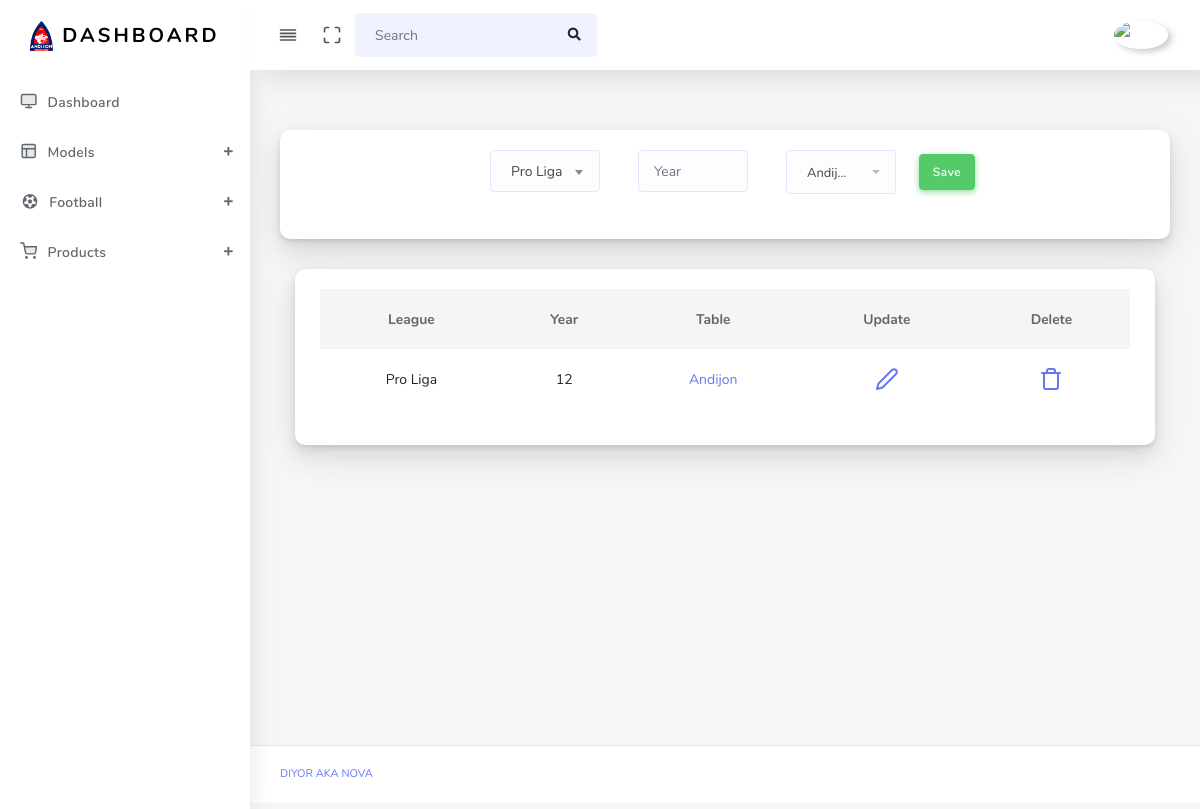
The app's page /table/ (signed in) with its own data.
### main/models.py (models this page shows)
class Statics(models.Model):
    club = models.ForeignKey(Club, on_delete=models.SET_NULL, null=True, blank=True)
    game = models.IntegerField(default=0)
    win = models.IntegerField(default=0)
    draw = models.IntegerField(default=0)
    lose = models.IntegerField(default=0)
    score = models.IntegerField(default=0)
    conceded = models.IntegerField(default=0)
    point = models.IntegerField(default=0)

class Club(models.Model):
    name = models.CharField(max_length=210)
    logo = models.ImageField(upload_to='club/')
    league = models.ForeignKey(League, on_delete=models.SET_NULL, null=True, blank=True)

class Table(models.Model):
    league = models.ForeignKey(League, on_delete=models.CASCADE)
    year = models.PositiveIntegerField()
    statics = models.ManyToManyField(Statics)

class League(models.Model):
    name = models.CharField(max_length=210)
    logo = models.ImageField(upload_to='league/')

### main/views.py (the view, shortened to what this page needs)
# urls.py: path('table/', table_view, name='table'),
@login_required(login_url='login')
def table_view(request):
    context = {
        'table': Table.objects.all(),
        'statics': Statics.objects.all(),
        'league': League.objects.all()
    }
    return render(request, 'table.html', context)

### templates/table.html (shortened to what this page needs)
{% extends 'base.html' %}
{% block content %}
<main class="main-content">
    <div class="section-body">
        <div class="row">
            <div class="col-lg-12">
                <div class="card">
                    <div class="card-body">
                        <form action="{% url 'table' %}" method="post" style="display:flex; justify-content: center;" enctype="multipart/form-data">
                            <div class="form-group col-2 mr-2">
                            </div>
                            <div class="form-group col-2 mr-2">
                                <input type="text" name="year" placeholder="Year" class="form-control" required>
                            </div>
                            <div class="form-group col-2 mr-2">
                                <select class="form-control selectric" name="statics" multiple="">
                                    {% for i in statics %}
                                        <option value="{{ i.id }}">{{ i.club.name }}</option>
                                    {% endfor %}
                                </select>
                            </div>
                            <div class="form-group mt-1">
                                <button class="btn btn-success">Save</button>
                            </div>
                        </form>
                    </div>
                </div>
            </div>
        </div>
    </div>
    <div class="col-12 col-md-12 col-lg-12">
        <div class="card">
            <div class="card-body">
                <table class="table table-hover" style="text-align: center">
                    <thead>
                        <tr>
                            <th scope="col">League</th>
                            <th scope="col">Year</th>
                            <th scope="col">Table</th>
                            <th scope="col">Update</th>
                            <th scope="col">Delete</th>
                        </tr>
                    </thead>
                    <tbody>
                        {% for i in table %}
                            <tr>
                                <td>{{ i.league.name }}</td>
                                <td>{{ i.year }}</td>
                                <td><a href="{% url 'get-table' i.id %}">{{ i.statics.first.club.name }}</a></td>
                                <td><a href="{% url 'update-table' i.id %}"><i class="align-middle" data-feather="edit-2"></i></a></td>
                                <td><a href="{% url 'delete-table' i.id %}"><i class="align-middle" data-feather="trash"></i></a></td>
                            </tr>
                        {% endfor %}
                    </tbody>
                </table>
            </div>
        </div>
    </div>
</main>
{% endblock %}

### records on screen
Statics: club.name "Andij…"
Table: league.name "Pro Liga", year "12", statics.first.club.name "Andijon"
